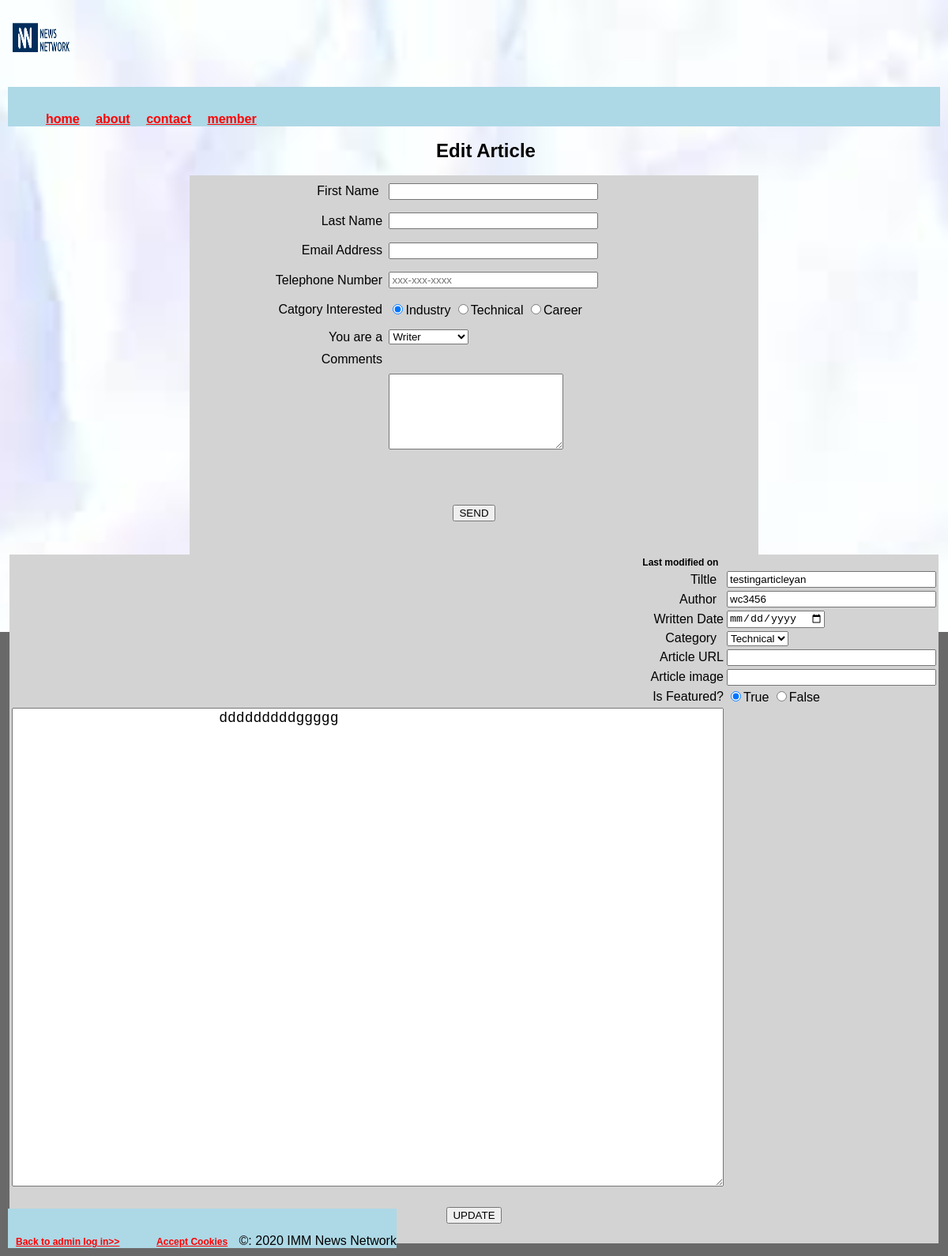
The app's page /articleEditing.php?articleId=7, older data.
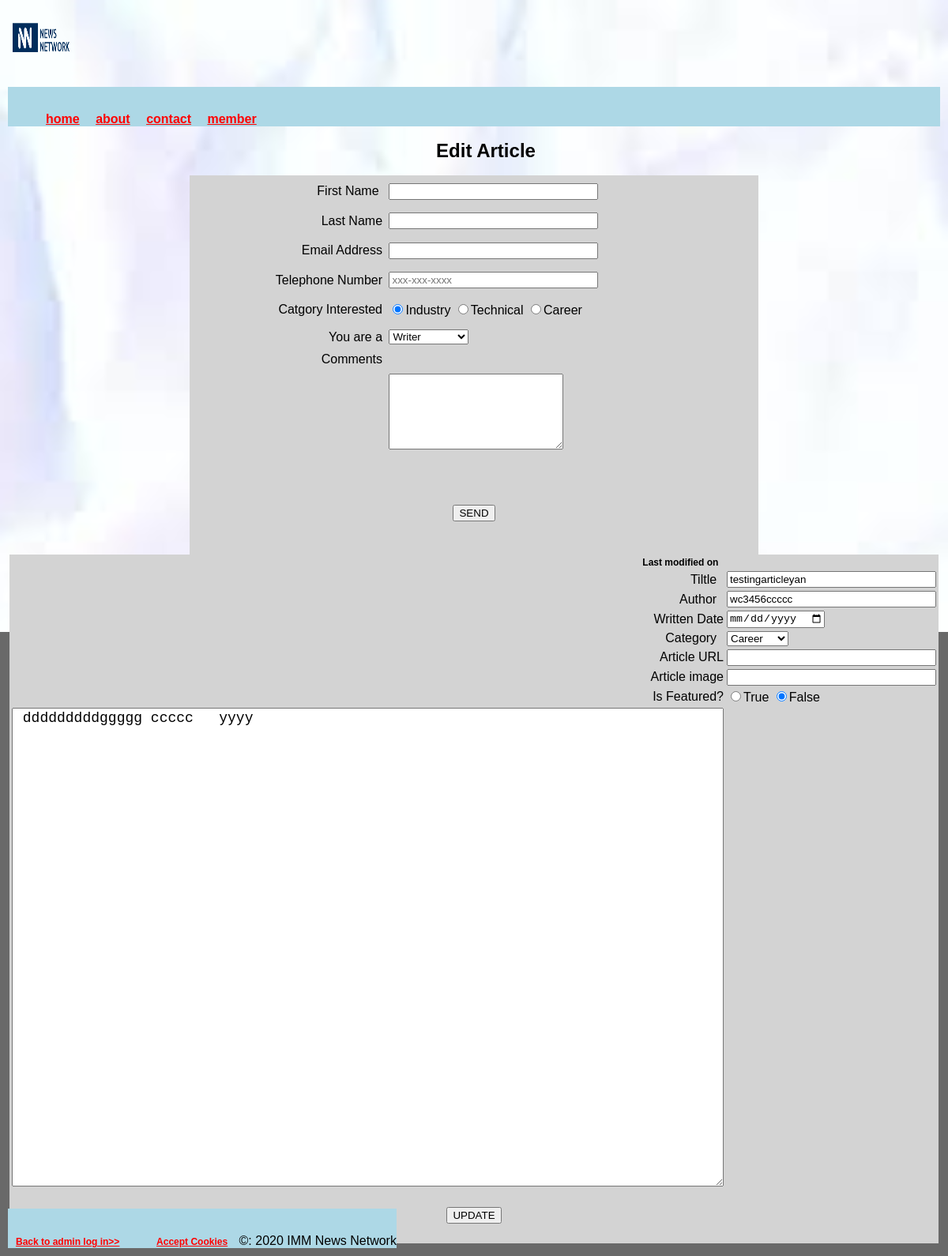
The same page, newer data.
### tables this page shows
CREATE TABLE `article` (
  `articleId` int(11) NOT NULL,
  `title` varchar(50) NOT NULL,
  `author` varchar(50) NOT NULL,
  `category` varchar(1) NOT NULL,
  `link` varchar(50) NOT NULL,
  `imgFile` varchar(50) NOT NULL,
  `content` varchar(5000) DEFAULT NULL,
  `lastModified` datetime NOT NULL DEFAULT current_timestamp(),
  `isFeatured` tinyint(1) NOT NULL,
  `dateWritten` date DEFAULT NULL
);

### articleEditing.php (the view, shortened to what the changed rows need)
<?php session_start();
$articleId=$_GET["articleId"];
	include("includes/db-config.php");
	$stmt = $pdo->prepare("SELECT * FROM `article` WHERE `articleId` = $articleId");
	$stmt->execute();
	$row = $stmt->fetch();
?>
<html>
	<head>
		<link href="css/main.css" rel="stylesheet">
	</head>
<body>
	<div>
		<section class="texts" >
				<h2><center>Edit Article</center></h2>
		 </section>
		<section>
			<form action="articleEditingProcessing.php" enctype='multipart/form-data' method="POST">
					<table align="center"  width=60% height=60%  bgcolor="lightgrey"  padding=5px margin=5px>
						<tr>
							<td  class="texts">
							<input  type="text" name="title" maxlength="50" size="30" value="<?php echo($row["title"]);?>" >
							</td>
						</tr>
						<tr>
							<td  class="texts">
							<input  type="text" name="title" maxlength="50" size="30" value="<?php echo($row["author"]);?>" >
							</td>
						</tr>
						<tr>
							 <td>
									<select name="category">
										<option <?php if($row["category"] == 'T'){echo('selected');} ?> value="T">Technical
										</option>
										<option <?php if($row["category"] == 'C'){echo('selected');} ?> value="C">
										Career</option>
									</select>
							 </td>
						 </tr>
						<tr>
							<td  class="texts">
									<input name="isFeatured" type="radio" <?php if($row["isFeatured"] == '1'){echo('checked');} ?> value="1"/>True
									<input name="rating" type="radio" <?php if($row["isFeatured"] == '0'){echo('checked');} ?> value="0"/>False
							</td>
						</tr>
						<tr>
						<td class="texts"  align=left>
							<textarea  rows="30" cols="80" name="content"   width=60% align=center style="font-size: 18px;"><?php echo($row['content']);?>
							</textarea>
							</td>
						</tr>
					</table>
				</form>
		</section>
	</div>
</body>
</html>

Row changes from the older to the newer data that the page shows:
changed article "testingarticleyan": title "wc3456" → "wc3456ccccc"; category "Technical" → "Career"; isFeatured "☑" → "☐"; isFeatured "☐" → "☑"; content "dddddddddggggg" → "dddddddddggggg ccccc yyyy"
